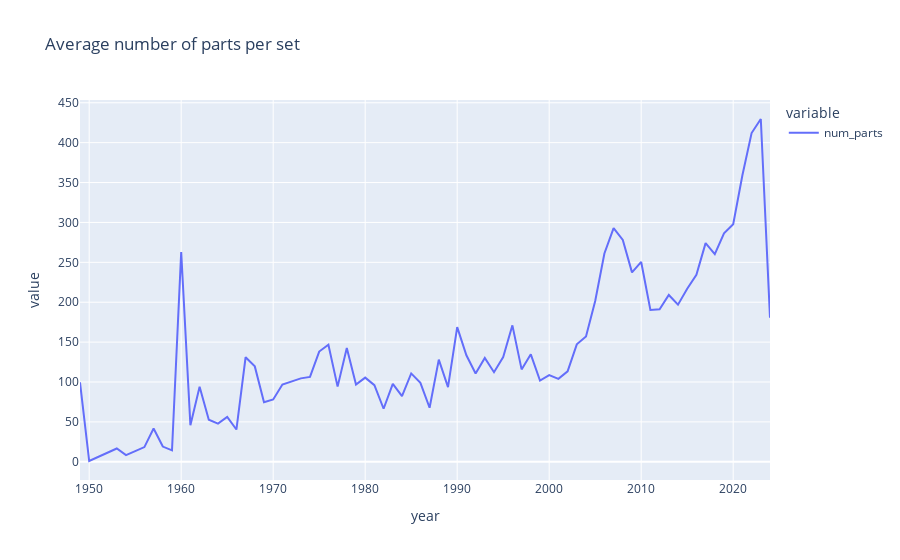

Here is the notebook cell this chart was saved with:
### Code cell
avg_pieces_series.plot(title = 'Average number of parts per set')

### Figure 1 — Plotly figure (JSON) as saved in the notebook; plotly's stock layout.template omitted (floating-point values rounded to 4 significant figures)
{"data": [{"hovertemplate": "variable=num_parts<br>year=%{x}<br>value=%{y}<extra></extra>", "legendgroup": "num_parts", "line": {"color": "#636efa", "dash": "solid"}, "marker": {"symbol": "circle"}, "mode": "lines", "name": "num_parts", "orientation": "v", "showlegend": true, "type": "scatter", "x": [1949, 1950, 1953, 1954, 1955, 1956, 1957, 1958, 1959, 1960, 1961, 1962, 1963, 1964, 1965, 1966, 1967, 1968, 1969, 1970, 1971, 1972, 1973, 1974, 1975, 1976, 1977, 1978, 1979, 1980, 1981, 1982, 1983, 1984, 1985, 1986, 1987, 1988, 1989, 1990, 1991, 1992, 1993, 1994, 1995, 1996, 1997, 1998, 1999, 2000, 2001, 2002, 2003, 2004, 2005, 2006, 2007, 2008, 2009, 2010, 2011, 2012, 2013, 2014, 2015, 2016, 2017, 2018, 2019, 2020, 2021, 2022, 2023, 2024], "xaxis": "x", "y": [99.6, 1, 16.67, 8.357, 13.3, 18.44, 41.79, 19.09, 14.33, 263, 45.76, 94.08, 52.67, 47.91, 56.32, 40.46, 131.0, 119.6, 74.53, 78.08, 96.85, 101.1, 104.6, 106.4, 138.2, 146.7, 94.21, 142.6, 96.75, 105.5, 96.1, 66.47, 97.64, 82.4, 110.8, 98.92, 67.71, 128.1, 93.61, 168.8, 133.5, 110.6, 130.1, 112.3, 131.3, 171.0, 115.8, 134.7, 101.8, 108.7, 103.9, 113.4, 147.3, 157.2, 201.5, 261.1, 293.0, 278.2, 237.4, 250.5, 190.3, 191.2, 209.1, 197.0, 216.8, 234.3, 274.1, 260.4, 286.3, 297.8, 359.1, 412.0, 429.6, 180.5], "yaxis": "y"}], "layout": {"legend": {"title": {"text": "variable"}, "tracegroupgap": 0}, "title": {"text": "Average number of parts per set"}, "xaxis": {"anchor": "y", "domain": [0, 1], "title": {"text": "year"}}, "yaxis": {"anchor": "x", "domain": [0, 1], "title": {"text": "value"}}}}
